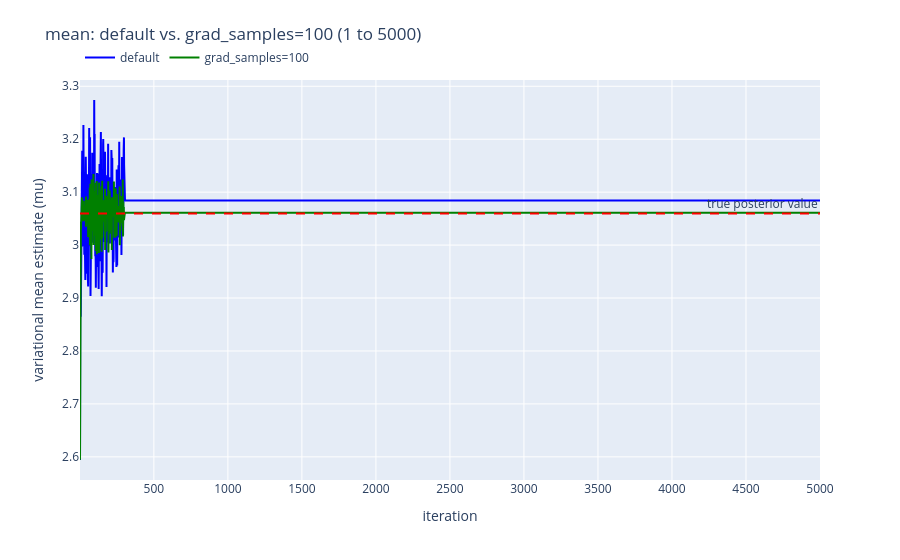
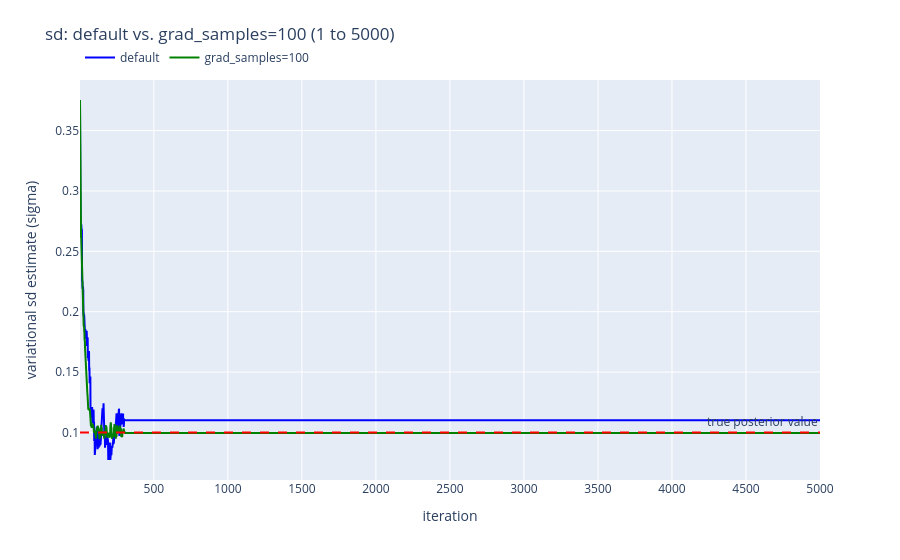
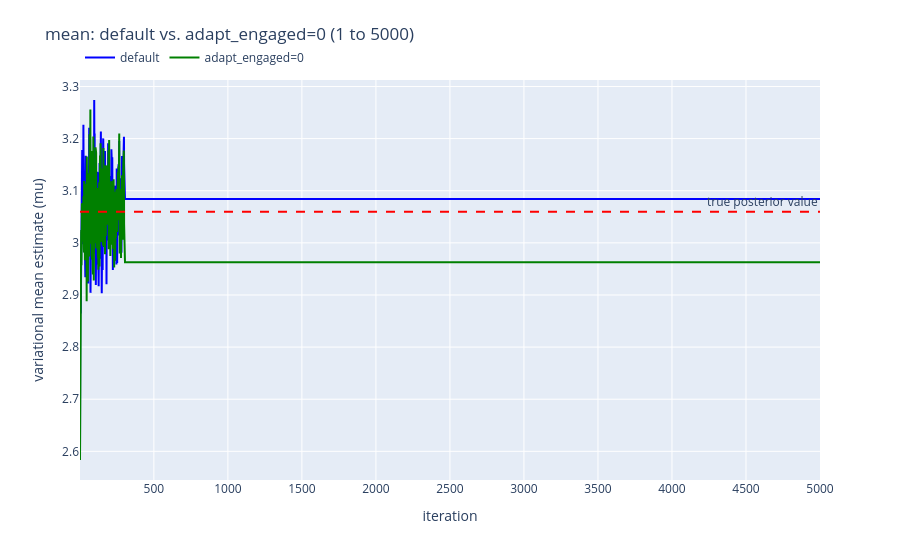
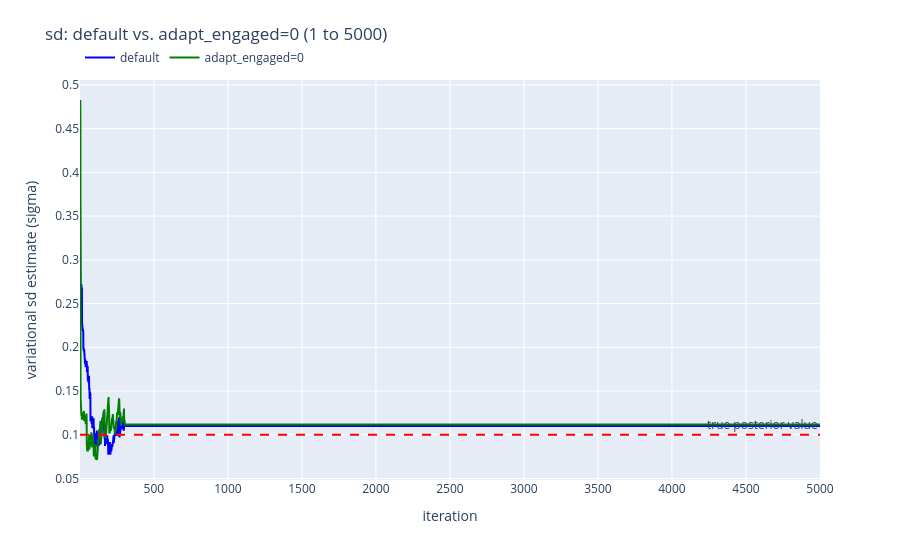

The cell these charts' notebook holds for them, in order:
### Markdown cell above
## Section 1: each setting alone vs. default

Four plots: `a`, `b`, `c` vs. default from iteration 1 to `FAST_MAX_ITERS`;
`d` vs. default from iteration 1 to `MAX_ITERS`.

### Code cell
_, default_fast_mu, default_fast_sd = fast_traj["default"]
for key in ["a", "b", "c"]:
    iterations, mu, sd = fast_traj[key]
    plot_mean_comparison(iterations, default_fast_mu, mu, LABELS[key], f"mean: default vs. {LABELS[key]} (1 to {FAST_MAX_ITERS})")
    plot_std_comparison(iterations, default_fast_sd, sd, LABELS[key], f"sd: default vs. {LABELS[key]} (1 to {FAST_MAX_ITERS})")

_, default_slow_mu, default_slow_sd = slow_traj["default"]
iterations, mu, sd = slow_traj["d"]
plot_mean_comparison(iterations, default_slow_mu, mu, LABELS["d"], f"mean: default vs. {LABELS['d']} (1 to {MAX_ITERS})")
plot_std_comparison(iterations, default_slow_sd, sd, LABELS["d"], f"sd: default vs. {LABELS['d']} (1 to {MAX_ITERS})")

### Figure 1 — Plotly figure (JSON) as saved in the notebook; plotly's stock layout.template omitted (floating-point values rounded to 4 significant figures; data arrays with more than 128 entries replaced by an {"elided": "..."} marker saying what was removed)
{"data": [{"line": {"color": "blue", "width": 2}, "mode": "lines", "name": "default", "type": "scatter", "x": {"elided": "5000 int values"}, "y": {"elided": "5000 float values"}}, {"line": {"color": "green", "width": 2}, "mode": "lines", "name": "grad_samples=100", "type": "scatter", "x": {"elided": "5000 int values"}, "y": {"elided": "5000 float values"}}], "layout": {"annotations": [{"showarrow": false, "text": "true posterior value", "x": 1, "xanchor": "right", "xref": "x domain", "y": 3.06, "yanchor": "bottom", "yref": "y"}], "legend": {"orientation": "h", "x": 0, "xanchor": "left", "y": 1.02, "yanchor": "bottom"}, "margin": {"t": 80}, "shapes": [{"line": {"color": "red", "dash": "dash"}, "type": "line", "x0": 0, "x1": 1, "xref": "x domain", "y0": 3.06, "y1": 3.06, "yref": "y"}], "title": {"text": "mean: default vs. grad_samples=100 (1 to 5000)"}, "xaxis": {"title": {"text": "iteration"}}, "yaxis": {"title": {"text": "variational mean estimate (mu)"}}}}

### Figure 2 — Plotly figure (JSON) as saved in the notebook; plotly's stock layout.template omitted (floating-point values rounded to 4 significant figures; data arrays with more than 128 entries replaced by an {"elided": "..."} marker saying what was removed)
{"data": [{"line": {"color": "blue", "width": 2}, "mode": "lines", "name": "default", "type": "scatter", "x": {"elided": "5000 int values"}, "y": {"elided": "5000 float values"}}, {"line": {"color": "green", "width": 2}, "mode": "lines", "name": "grad_samples=100", "type": "scatter", "x": {"elided": "5000 int values"}, "y": {"elided": "5000 float values"}}], "layout": {"annotations": [{"showarrow": false, "text": "true posterior value", "x": 1, "xanchor": "right", "xref": "x domain", "y": 0.1, "yanchor": "bottom", "yref": "y"}], "legend": {"orientation": "h", "x": 0, "xanchor": "left", "y": 1.02, "yanchor": "bottom"}, "margin": {"t": 80}, "shapes": [{"line": {"color": "red", "dash": "dash"}, "type": "line", "x0": 0, "x1": 1, "xref": "x domain", "y0": 0.1, "y1": 0.1, "yref": "y"}], "title": {"text": "sd: default vs. grad_samples=100 (1 to 5000)"}, "xaxis": {"title": {"text": "iteration"}}, "yaxis": {"title": {"text": "variational sd estimate (sigma)"}}}}

### Figure 3 — Plotly figure (JSON) as saved in the notebook; plotly's stock layout.template omitted (floating-point values rounded to 4 significant figures; data arrays with more than 128 entries replaced by an {"elided": "..."} marker saying what was removed)
{"data": [{"line": {"color": "blue", "width": 2}, "mode": "lines", "name": "default", "type": "scatter", "x": {"elided": "5000 int values"}, "y": {"elided": "5000 float values"}}, {"line": {"color": "green", "width": 2}, "mode": "lines", "name": "adapt_engaged=0", "type": "scatter", "x": {"elided": "5000 int values"}, "y": {"elided": "5000 float values"}}], "layout": {"annotations": [{"showarrow": false, "text": "true posterior value", "x": 1, "xanchor": "right", "xref": "x domain", "y": 3.06, "yanchor": "bottom", "yref": "y"}], "legend": {"orientation": "h", "x": 0, "xanchor": "left", "y": 1.02, "yanchor": "bottom"}, "margin": {"t": 80}, "shapes": [{"line": {"color": "red", "dash": "dash"}, "type": "line", "x0": 0, "x1": 1, "xref": "x domain", "y0": 3.06, "y1": 3.06, "yref": "y"}], "title": {"text": "mean: default vs. adapt_engaged=0 (1 to 5000)"}, "xaxis": {"title": {"text": "iteration"}}, "yaxis": {"title": {"text": "variational mean estimate (mu)"}}}}

### Figure 4 — Plotly figure (JSON) as saved in the notebook; plotly's stock layout.template omitted (floating-point values rounded to 4 significant figures; data arrays with more than 128 entries replaced by an {"elided": "..."} marker saying what was removed)
{"data": [{"line": {"color": "blue", "width": 2}, "mode": "lines", "name": "default", "type": "scatter", "x": {"elided": "5000 int values"}, "y": {"elided": "5000 float values"}}, {"line": {"color": "green", "width": 2}, "mode": "lines", "name": "adapt_engaged=0", "type": "scatter", "x": {"elided": "5000 int values"}, "y": {"elided": "5000 float values"}}], "layout": {"annotations": [{"showarrow": false, "text": "true posterior value", "x": 1, "xanchor": "right", "xref": "x domain", "y": 0.1, "yanchor": "bottom", "yref": "y"}], "legend": {"orientation": "h", "x": 0, "xanchor": "left", "y": 1.02, "yanchor": "bottom"}, "margin": {"t": 80}, "shapes": [{"line": {"color": "red", "dash": "dash"}, "type": "line", "x0": 0, "x1": 1, "xref": "x domain", "y0": 0.1, "y1": 0.1, "yref": "y"}], "title": {"text": "sd: default vs. adapt_engaged=0 (1 to 5000)"}, "xaxis": {"title": {"text": "iteration"}}, "yaxis": {"title": {"text": "variational sd estimate (sigma)"}}}}
